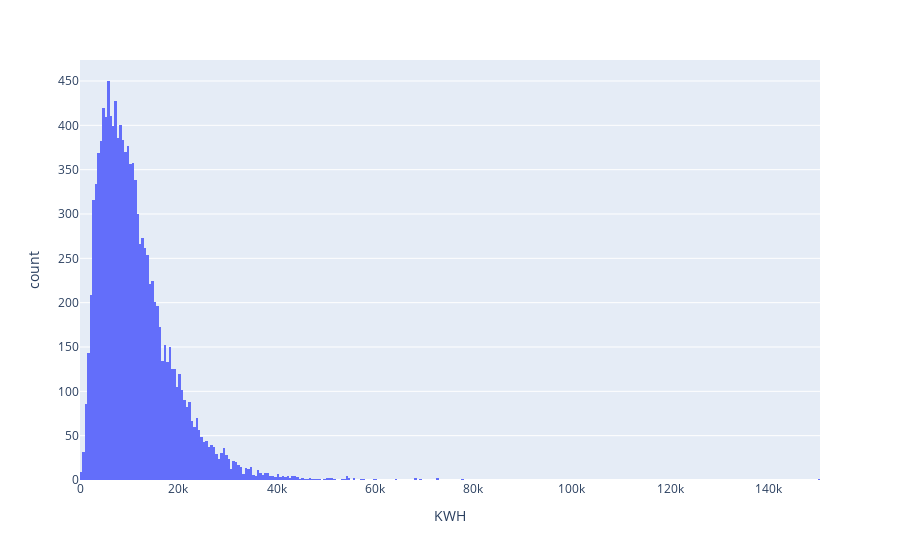

Notebook cell for this chart:
### Markdown cell above
Checking out our target we can see it's fairly normal with some large outliers and a bit of a right hand skew. Given more time an investigation into whether such 150kwh is at all possible would be warranted to determine if the extreme outlier should be removed or a different loss function less sensitive to outliers should be used.

### Code cell
fig = px.histogram(raw_ds, x="KWH")
fig.show()

### Figure 1 — Plotly figure (JSON) as saved in the notebook; plotly's stock layout.template omitted (floating-point values rounded to 4 significant figures; data arrays with more than 128 entries replaced by an {"elided": "..."} marker saying what was removed)
{"data": [{"alignmentgroup": "True", "bingroup": "x", "hovertemplate": "KWH=%{x}<br>count=%{y}<extra></extra>", "legendgroup": "", "marker": {"color": "#636efa", "pattern": {"shape": ""}}, "name": "", "offsetgroup": "", "orientation": "v", "showlegend": false, "type": "histogram", "x": {"elided": "12083 int values"}, "xaxis": "x", "yaxis": "y"}], "layout": {"autosize": true, "barmode": "relative", "legend": {"tracegroupgap": 0}, "margin": {"t": 60}, "xaxis": {"anchor": "y", "autorange": true, "domain": [0, 1], "range": [-0.5, 150500.0], "title": {"text": "KWH"}, "type": "linear"}, "yaxis": {"anchor": "x", "autorange": true, "domain": [0, 1], "range": [0, 473.7], "title": {"text": "count"}}}}
